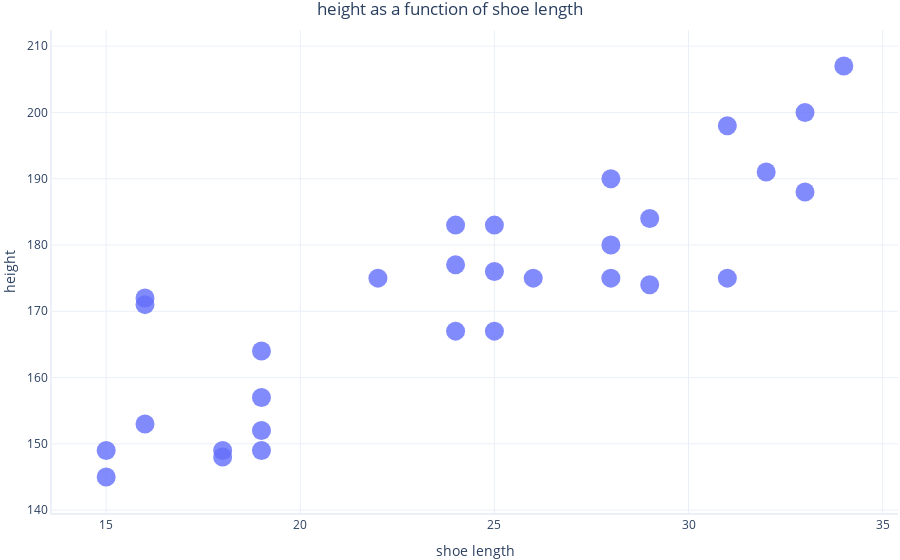

The cell this chart's notebook holds for it:
### Markdown cell above
It can also be useful to plot the relation between the labels and features, to gain a more in-depth understanding of how they relate to each other.

### Code cell
graphing.scatter_2D(dataset, label_x="shoe_length", label_y="height", title='height as a function of shoe length')

### Figure 1 — Plotly figure (JSON) as saved in the notebook; plotly's stock layout.template omitted (floating-point values rounded to 4 significant figures)
{"data": [{"hovertemplate": "shoe length=%{x}<br>height=%{y}<extra></extra>", "legendgroup": "", "marker": {"color": "#636efa", "size": 19, "symbol": "circle"}, "mode": "markers", "name": "", "orientation": "v", "showlegend": false, "type": "scatter", "x": [24, 18, 28, 31, 16, 34, 25, 19, 25, 33, 19, 29, 29, 32, 19, 25, 24, 15, 16, 33, 28, 18, 15, 19, 26, 24, 28, 16, 22, 31], "xaxis": "x", "y": [167, 148, 180, 198, 153, 207, 183, 157, 167, 188, 152, 184, 174, 191, 164, 176, 177, 145, 171, 200, 175, 149, 149, 149, 175, 183, 190, 172, 175, 175], "yaxis": "y"}], "layout": {"legend": {"tracegroupgap": 0}, "title": {"text": "height as a function of shoe length"}, "xaxis": {"anchor": "y", "domain": [0, 1], "title": {"text": "shoe length"}}, "yaxis": {"anchor": "x", "domain": [0, 1], "title": {"text": "height"}}}}
